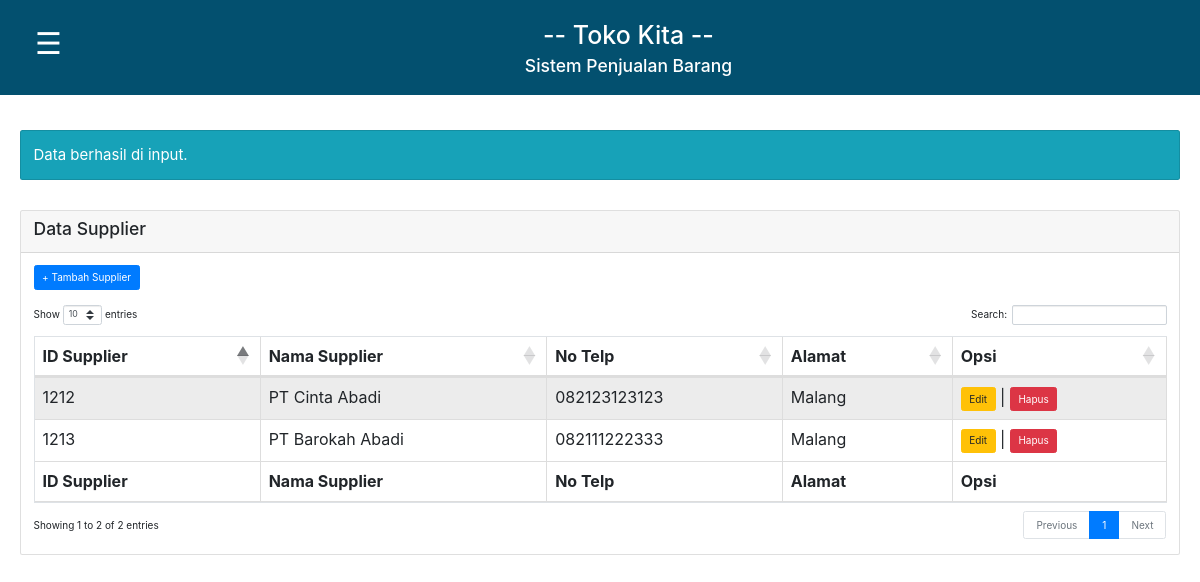
/index4.php?pesan=input, run on the app's committed database.
### tables this page shows
CREATE TABLE `supplier` (
  `id` int(11) NOT NULL,
  `nama_supplier` varchar(30) NOT NULL,
  `no_telp` varchar(12) NOT NULL,
  `alamat` varchar(100) NOT NULL
);

### index4.php (the view, shortened to what this page needs)
<html>
<head>
<link rel="stylesheet" type="text/css" href="style.css">
	<link rel="stylesheet" type="text/css" href="assets/css/bootstrap.css">
	<link rel="stylesheet" type="text/css" href="https://cdnjs.cloudflare.com/ajax/libs/twitter-bootstrap/4.5.2/css/bootstrap.css">
	<link rel="stylesheet" type="text/css" href="https://cdn.datatables.net/1.10.22/css/dataTables.bootstrap4.min.css">
</head>
<body>
<div class="judul">
<button class="openbtn" onclick="openNav()">&#9776;</button>
<h1>-- Toko Kita --</h1>
<br>
<h3>Sistem Penjualan Barang</h3>
</div>
<div class="main" id="main">
	<br/>
	<div class="card text-white bg-info" style="font-size: 15px;">
        <div class="card-body">
            <?php
            if(isset($_GET['pesan'])){
            $pesan = $_GET['pesan'];
            if($pesan == "input"){
            echo "Data berhasil di input.";
            }else if($pesan == "update"){
            echo "Data berhasil di update.";
            }else if($pesan == "hapus"){
            echo "Data berhasil di hapus.";
            }
            }
            ?>
        </div>
    </div>
    <br><br>
	<div class="card">
		<div class="card-header">
			<h3> Data Supplier </h3>
		</div>
		<div class="card-body">
            <a class="btn btn-primary" href="input_supplier.php">+ Tambah Supplier</a>
            <br><br>
            <table border="1" id="example" class="table table-striped table-bordered">
                <thead>
                    <tr>
                        <th>ID Supplier</th>
                        <th>Nama Supplier</th>
                        <th>No Telp</th>
                        <th>Alamat</th>
                        <th>Opsi</th>
                    </tr>
                </thead>
            <?php
            include "koneksi.php";
            $query_mysql = mysqli_query($conn, "SELECT * FROM supplier ORDER BY id DESC")or die(mysql_error());
            while($data = mysqli_fetch_array($query_mysql)){
            ?>
                <tr>
                    <td><?php echo $data['id'] ?></td>
                    <td><?php echo $data['nama_supplier']; ?></td>
                    <td><?php echo $data['no_telp']; ?></td>
                    <td><?php echo $data['alamat']; ?></td>
                    <td>
                    <a class="btn btn-warning" href="edit_supplier.php?id=<?php echo $data['id']; ?>">Edit</a> |
                    <a class="btn btn-danger" href="hapus_supplier.php?id=<?php echo $data['id']; ?>" onclick="return confirm('Anda Yakin Akan Menghapus')">Hapus</a>
                    </td>
                </tr>
            <?php } ?>
                <tfoot>
                    <tr>
                        <th>ID Supplier</th>
                        <th>Nama Supplier</th>
                        <th>No Telp</th>
                        <th>Alamat</th>
                        <th>Opsi</th>
                    </tr>
                </tfoot>
            </table>
		</div>
	</div>
</div>
</body>
</html>

### style.css (style rules this page uses)
body { font-family: 'roboto'; color: #000000; }
.judul { background: #03506f; padding: 20px; text-align: center; }
.judul h1 { height: 15px; color: #ffffff; }
.judul h3 { height: 15px; color: #ffffff; }
.openbtn { font-size: 30px; cursor: pointer; background-color: #03506f; color: white; padding: 1px 15px; border: none; text-align: start; float: left; }
#main { transition: margin-left .5s; padding: 20px; }

### data on the page
supplier: id "1213", nama_supplier "PT Barokah Abadi", no_telp "082111222333", alamat "Malang"
supplier: id "1212", nama_supplier "PT Cinta Abadi", no_telp "082123123123", alamat "Malang"
